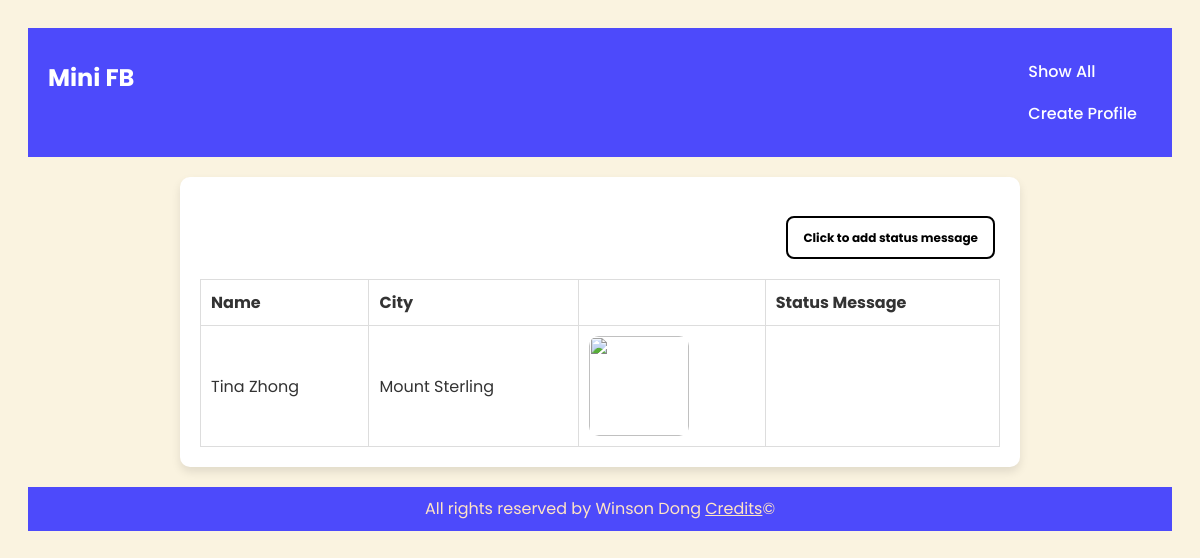
Page /mini_fb/profile/24 on the committed database.
### mini_fb/models.py (models this page shows, shortened)
class Profile(models.Model):
    first = models.TextField(blank=False)
    last = models.TextField(blank=False)
    city = models.TextField(blank=False)
    email_address = models.EmailField(blank=False)
    profile_image_url = models.URLField(blank=True)
    def get_status_messages(self):
        messages = StatusMessage.objects.filter(profile=self)
        return messages

### mini_fb/views.py (the view)
# urls.py: path('profile/<int:pk>', ShowProfilePageView.as_view(), name='show_profile'),
class ShowProfilePageView(DetailView):
    model = Profile
    template_name = 'mini_fb/show_profile.html'
    context_object_name = 'profile'

### mini_fb/templates/mini_fb/show_profile.html (shortened to what this page needs)
{% extends 'mini_fb/base.html' %}
    {% block content %}
    <table>
    <tr>
        <th>Name</th>
        <th>City</th>
        <th></th>
        <th>Status Message</th>
    </tr>
    <tr>
        <td>{{profile.first}}
            {{profile.last}}
        </td>
        <td>{{profile.city}}</td>
        <td><img src="{{profile.profile_image_url}}" alt=""></td>
        <td>
        </td>
    </tr>
    <div class="add-status-container">
        <h3>
            <a href="{% url 'create_status' profile.pk %}" class="add-status-link">
                Click to add status message
            </a>
        </h3>
    </div>
    </table>
    {% endblock %}

### static/mini_fb/mini_fb.css (style rules this page uses)
* { font-family: "Poppins", sans-serif; }
body { background-color: #FAF3E0; color: #333; line-height: 1.6; padding: 20px; }
table { width: 100%; border-collapse: collapse; margin-top: 20px; }
td, th { border: 1px solid #ddd; padding: 10px; text-align: left; }
img { width: 100px; height: auto; object-fit: cover; border-radius: 10%; }
.add-status-container { text-align: right; margin-right: 5px; }
.add-status-link { font-size: 12px; font-weight: bold; color: #000000; text-decoration: none; border: 2px solid #000000; padding: 10px 15px; border-radius: 8px; display: inline-block; transition: all 0.3s ease-in-out; }

### rows in the picture
Profile: first "Tina", last "Zhong", city "Mount Sterling"
